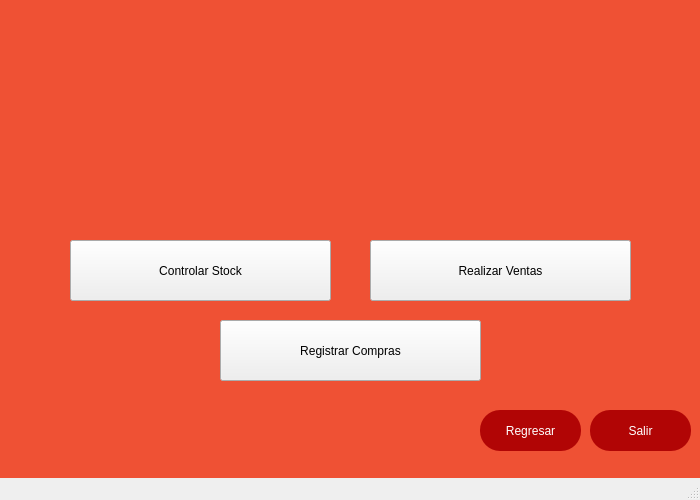
<?xml version="1.0" encoding="UTF-8"?>
<ui version="4.0">
 <class>MainWindow</class>
 <widget class="QMainWindow" name="MainWindow">
  <property name="geometry">
   <rect>
    <x>0</x>
    <y>0</y>
    <width>700</width>
    <height>500</height>
   </rect>
  </property>
  <property name="minimumSize">
   <size>
    <width>700</width>
    <height>500</height>
   </size>
  </property>
  <property name="maximumSize">
   <size>
    <width>700</width>
    <height>500</height>
   </size>
  </property>
  <property name="windowTitle">
   <string>AthloZone - Opciones</string>
  </property>
  <property name="windowIcon">
   <iconset>
    <normaloff>../logoAthloZone.png</normaloff>../logoAthloZone.png</iconset>
  </property>
  <property name="styleSheet">
   <string notr="true">QWidget#centralwidget{
background-color: rgb(239, 81, 52);
}</string>
  </property>
  <widget class="QWidget" name="centralwidget">
   <widget class="QLabel" name="label">
    <property name="geometry">
     <rect>
      <x>250</x>
      <y>30</y>
      <width>201</width>
      <height>191</height>
     </rect>
    </property>
    <property name="styleSheet">
     <string notr="true">font: 36pt &quot;Franklin Gothic Demi Cond&quot;;
</string>
    </property>
    <property name="text">
     <string/>
    </property>
    <property name="pixmap">
     <pixmap>../logoAthloZone.png</pixmap>
    </property>
    <property name="scaledContents">
     <bool>true</bool>
    </property>
   </widget>
   <widget class="QPushButton" name="botonSalirMenuOpciones">
    <property name="geometry">
     <rect>
      <x>590</x>
      <y>410</y>
      <width>101</width>
      <height>41</height>
     </rect>
    </property>
    <property name="styleSheet">
     <string notr="true">background-color: rgb(177, 5, 5);
font: 9pt &quot;MS Shell Dlg 2&quot;;
border-radius: 20px;
color: white
</string>
    </property>
    <property name="text">
     <string>Salir</string>
    </property>
   </widget>
   <widget class="QPushButton" name="botonRegresarMenuOpciones">
    <property name="geometry">
     <rect>
      <x>480</x>
      <y>410</y>
      <width>101</width>
      <height>41</height>
     </rect>
    </property>
    <property name="styleSheet">
     <string notr="true">background-color: rgb(177, 5, 5);
font: 9pt &quot;MS Shell Dlg 2&quot;;
border-radius: 20px;
color: white
</string>
    </property>
    <property name="text">
     <string>Regresar</string>
    </property>
   </widget>
   <widget class="QPushButton" name="botonControlarStock">
    <property name="geometry">
     <rect>
      <x>70</x>
      <y>240</y>
      <width>261</width>
      <height>61</height>
     </rect>
    </property>
    <property name="styleSheet">
     <string notr="true">font: 63 13pt &quot;Segoe UI Variable Display Semib&quot;;</string>
    </property>
    <property name="text">
     <string>Controlar Stock</string>
    </property>
   </widget>
   <widget class="QPushButton" name="botonRegistrarCompras">
    <property name="geometry">
     <rect>
      <x>220</x>
      <y>320</y>
      <width>261</width>
      <height>61</height>
     </rect>
    </property>
    <property name="styleSheet">
     <string notr="true">font: 63 13pt &quot;Segoe UI Variable Display Semib&quot;;</string>
    </property>
    <property name="text">
     <string>Registrar Compras</string>
    </property>
   </widget>
   <widget class="QPushButton" name="botonRealizarVentas">
    <property name="geometry">
     <rect>
      <x>370</x>
      <y>240</y>
      <width>261</width>
      <height>61</height>
     </rect>
    </property>
    <property name="styleSheet">
     <string notr="true">font: 63 13pt &quot;Segoe UI Variable Display Semib&quot;;</string>
    </property>
    <property name="text">
     <string>Realizar Ventas</string>
    </property>
   </widget>
  </widget>
  <widget class="QStatusBar" name="statusbar"/>
 </widget>
 <resources/>
 <connections/>
</ui>
